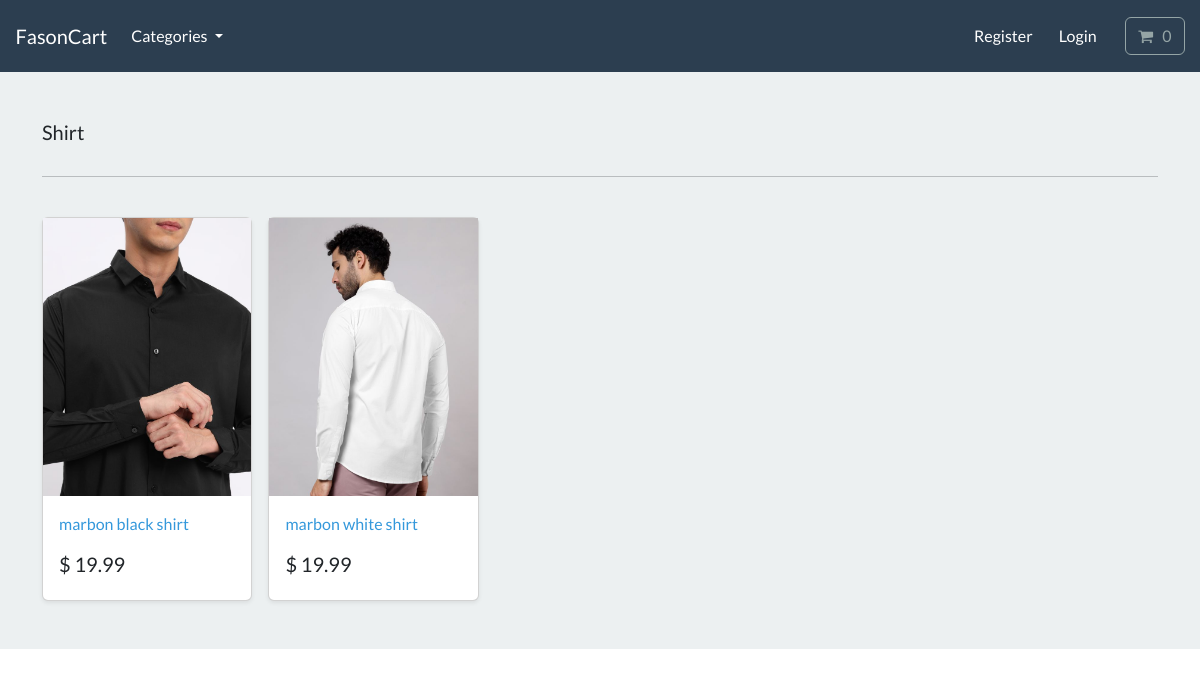
The page /search/shirt/ on the database its author committed.
### store/models.py (models this page shows, shortened)
class Category(models.Model):
    name = models.CharField(max_length=255, db_index=True)
    slug = models.SlugField(max_length=255, unique=True)
    class Meta:
        verbose_name_plural = 'categories'
    def get_absolute_url(self):
        return reverse("list-category", args={self.slug})

class Product(models.Model):
    category = models.ForeignKey(Category, related_name='product', on_delete=models.CASCADE, null=True)
    title = models.CharField(max_length=255)
    brand = models.CharField(max_length=255, default="un-branded")
    description = models.TextField(blank=True)
    slug = models.SlugField(max_length=255)
    price = models.DecimalField(max_digits=4, decimal_places=2)
    image = models.ImageField(upload_to="images/")
    class Meta:
        verbose_name_plural = 'products'
    def get_absolute_url(self):
        return reverse("product-info", args={self.slug})

### store/views.py (the view)
# urls.py: path('search/<slug:category_slug>/', views.list_category , name='list-category'),
def list_category(request, category_slug=None):
    category = get_object_or_404(Category, slug=category_slug)
    products = Product.objects.filter(category=category)
    return render(request, 'store/list-category.html', {'category': category, 'products': products})

### cart/cart.py (called while the page is built)
    def __len__(self):
        return sum(item['qty'] for item in self.cart.values())

### cart/context_processors.py (called while the page is built)
def cart (request):
    return {'cart' : Cart(request)}

### store/views.py (called while the page is built)
def categories(reqeuest):
    all_categories = Category.objects.all()
    return {'all_categories' : all_categories}

### store/templates/store/list-category.html
{% extends "./base.html" %}
{% load static %}
{% block content %}
<main>
  <div class="album py-5 bg-light">
    <div class="container">
      <div class="pb-3 h5"> {{category.name | capfirst}} </div>
      <hr>
      <br>
      <div class="row row-cols-1 row-cols-sm-2 row-cols-md-5 g-3">
         {%for product in products%}
        <div class="col">
          <div class="card shadow-sm">
          <img class="img-fluid" alt="Responsive image" src="{{product.image.url}}">
            <div class="card-body">
              <p class="card-text">
                <a class="text-info text-decoration-none" href="{{product.get_absolute_url}}"> {{product.title}} </a>
              </p>
              <div class="d-flex justify-content-between align-items-center">
                <h5> $ {{product.price}} </h5>
              </div>
            </div>
          </div>
        </div>
        {% endfor %}
      </div>
    </div>
  </div>
</main>
{% endblock %}

### rows shown on the page
Category: name "Shirt"
Product: image (picture), title "marbon black shirt", price "19.99"
Product: image (picture), title "marbon white shirt", price "19.99"

### other values the page prints
{{ 0 }} "0"
